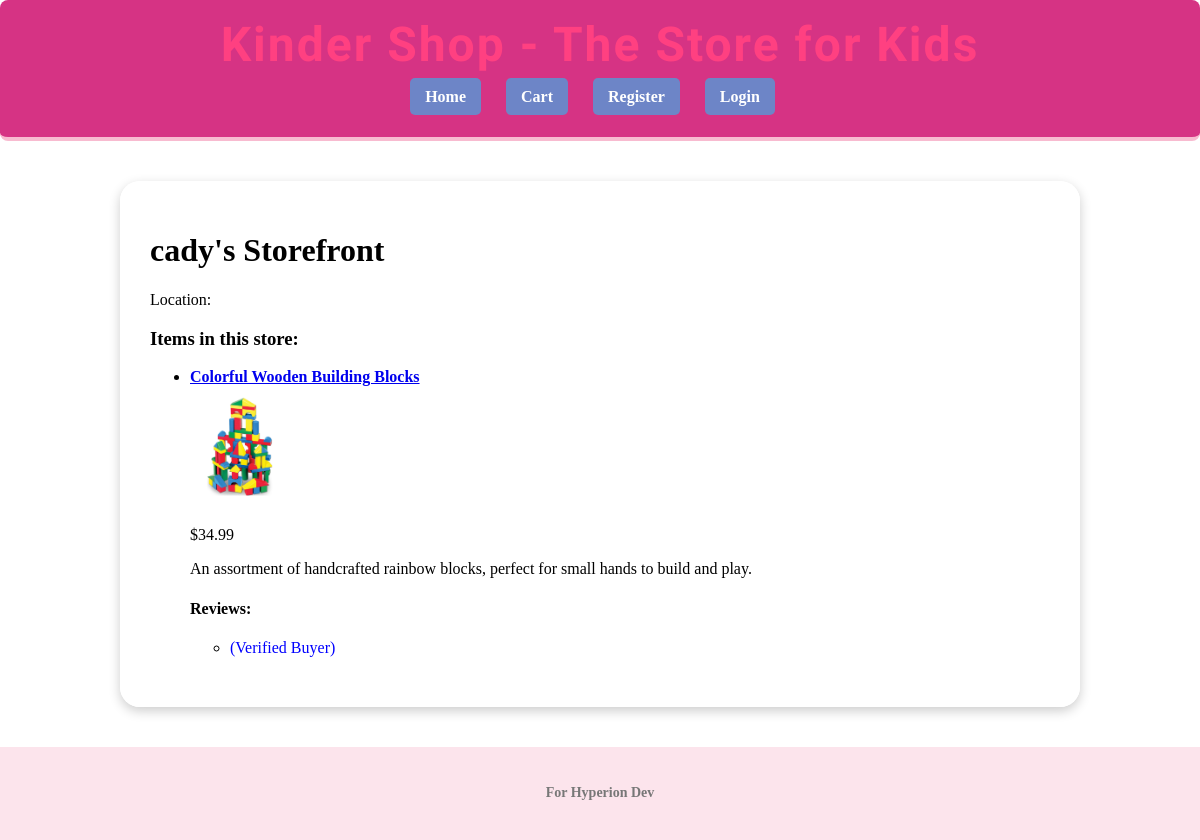
/store/2/detail/, run on the app's committed database.
### shopping_app/models.py (models this page shows, shortened)
class Store(models.Model):
    seller = models.OneToOneField(Seller, on_delete=models.CASCADE)
    name = models.CharField(max_length=255, default="Unnamed Store")
    listed_on = models.DateTimeField(auto_now_add=True)

class Item(models.Model):
    name = models.CharField(max_length=255)
    description = models.TextField(blank=True)
    price = models.DecimalField(max_digits=10, decimal_places=2)
    available = models.BooleanField(default=True)
    image = models.ImageField(upload_to="item_images/", blank=True, null=True)
    store = models.ForeignKey("Store", on_delete=models.CASCADE)

class Review(models.Model):
    item = models.ForeignKey(Item, on_delete=models.CASCADE,
                             related_name="reviews")
    buyer = models.ForeignKey(Buyer, on_delete=models.CASCADE)
    rating = models.IntegerField()
    comment = models.TextField()
    verified = models.BooleanField(default=False)
    created_at = models.DateTimeField(auto_now_add=True)

### shopping_app/views.py (the view)
# urls.py: path("store/<int:store_id>/detail/", view_store_detail,
def view_store_detail(request, store_id):
    store = get_object_or_404(Store, id=store_id)
    items = store.item_set.all()
    return render(request, "shopping_app/store_detail.html", {
        "store": store,
        "items": items,
    })

### shopping_app/templates/shopping_app/store_detail.html (shortened to what this page needs)
{% extends 'shopping_app/base.html' %}
{% block content %}
  <h1>{{ store.name }}</h1>
  <p>Location: {{ store.location }}</p>
  <h3>Items in this store:</h3>
  <ul>
    {% for item in items %}
      <li style="margin-bottom: 20px;">
        <a href="{% url 'item_detail' item.id %}"><strong>{{ item.name }}</strong></a>
        <br>
        {% if item.image %}
          <img src="{{ item.image.url }}" alt="{{ item.name }}" style="max-height: 100px; margin: 10px 0;">
        {% endif %}
        <p>${{ item.price }}</p>
        <p>{{ item.description }}</p>
        <h4>Reviews:</h4>
        <ul>
          {% for review in item.reviews.all %}
            <li>
              {% if review.verified %}
                <span style="color:blue;">(Verified Buyer)</span>
              {% else %}
                (Unverified Buyer)
              {% endif %}
            </li>
          {% empty %}
            <li>No reviews yet!</li>
          {% endfor %}
        </ul>
      </li>
    {% empty %}
      <li>No items available.</li>
    {% endfor %}
  </ul>
{% endblock %}

### shopping_app/static/shopping_app/styles.css (style rules this page uses)
body { background: url('https://st.depositphotos.com/1828227/1853/v/450/depositphotos_18534541-stock-illustration-kids-playing-seamless-pattern-background.jpg') no-repeat center center fixed; background-size: cover; font-family: 'Comic Sans MS', cursive; margin: 0; padding: 0; }

### data on the page
Store: name "cady's Storefront"
Item: name "Colorful Wooden Building Blocks", image (picture), price "34.99", description "An assortment of handcrafted rainbow blocks, perfect for small hands to build and play."
Review: verified "(Verified Buyer)"
